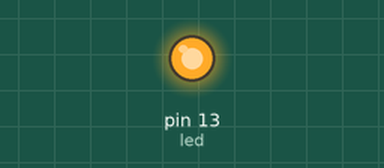
Simulated run of this sketch. Board: Arduino Uno, built with avr-gcc and run on an emulated ATmega328P. On the bench: output pins drawn as LEDs (lit = HIGH).

Above: at 2.0 s.
At 7.5 s:
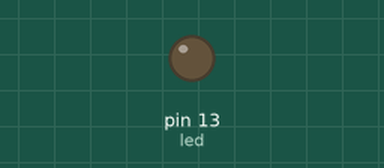
Timing chart, 0 to 14.3 s (numbered marks = the images above):
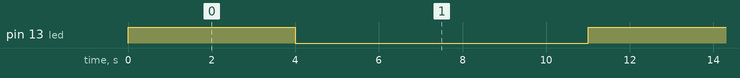

The sketch:

4SN_YAN_7_SN_S_N.ino
```cpp
#include <avr/io.h>

int sayac=0;
int main(){

DDRB |=(1<<5);//13 port açmak
PORTB |= (1<<5);//13 port ışık yanar
TCCR1B |= ((1<<CS12)|(1<<CS10));//portları ayarladık

while(1){

if(TCNT1>=62500 && sayac==0){//4 sn yanacak ve  sönecek
TCNT1=0;
PORTB ^=(1<<5);
sayac=1;//sayac 1 yaptık
}
if(TCNT1>=62500 && sayac==1){//4 sn bekleme süresi
TCNT1=0;//0 ladık
sayac=2;  // sayac 2 yaptık
}

if(TCNT1>=46875 && sayac==2){//3 sn bekleme süresi
TCNT1=0;
sayac=0;  //tekrar yanmaya devam etmesi için sayaç 0ladık
PORTB ^=(1<<5);//led  yanacak burada
}


}
}
```

Measured:
- by itself, pin 13 (led): alternates HIGH for 4.0 s and LOW for 7.0 s
